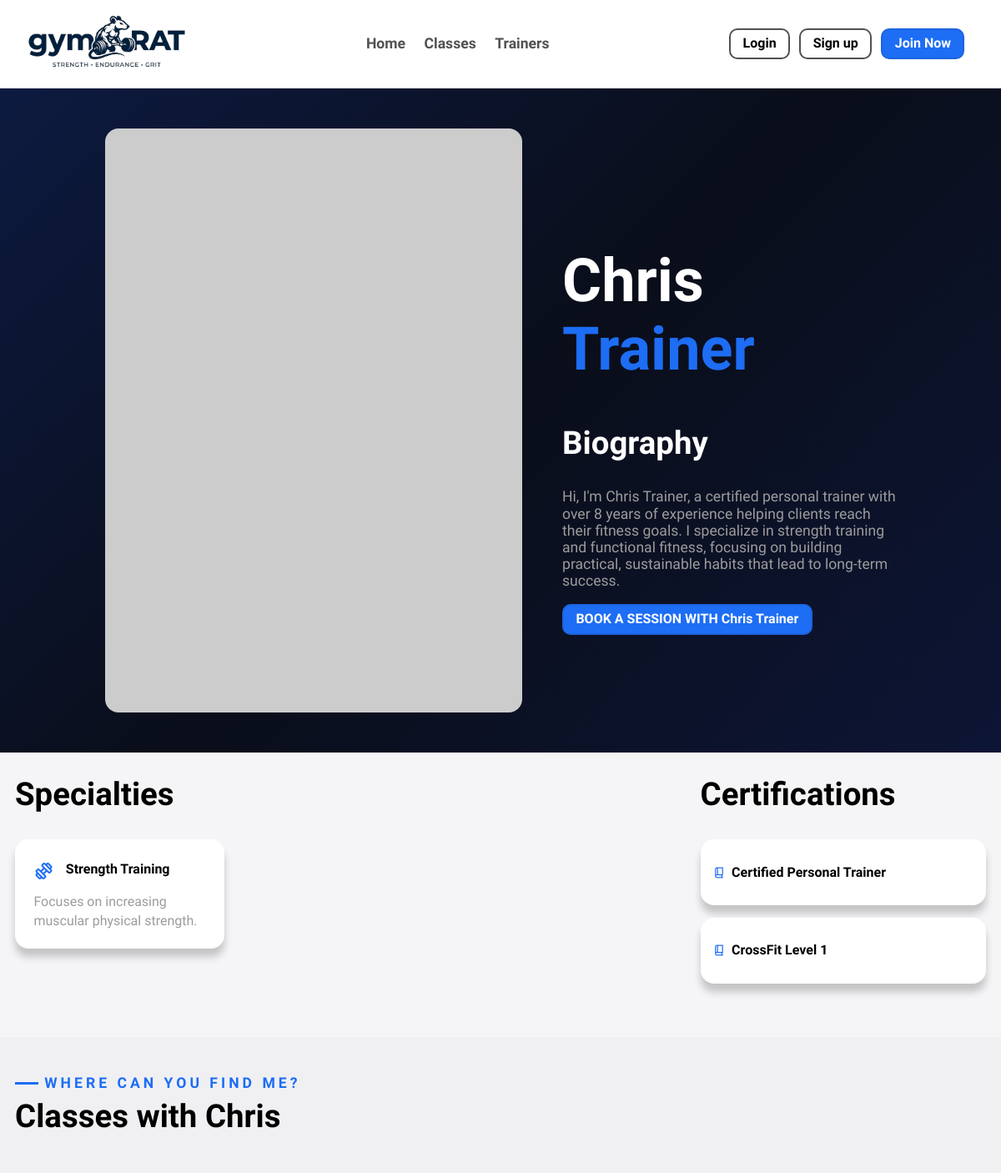
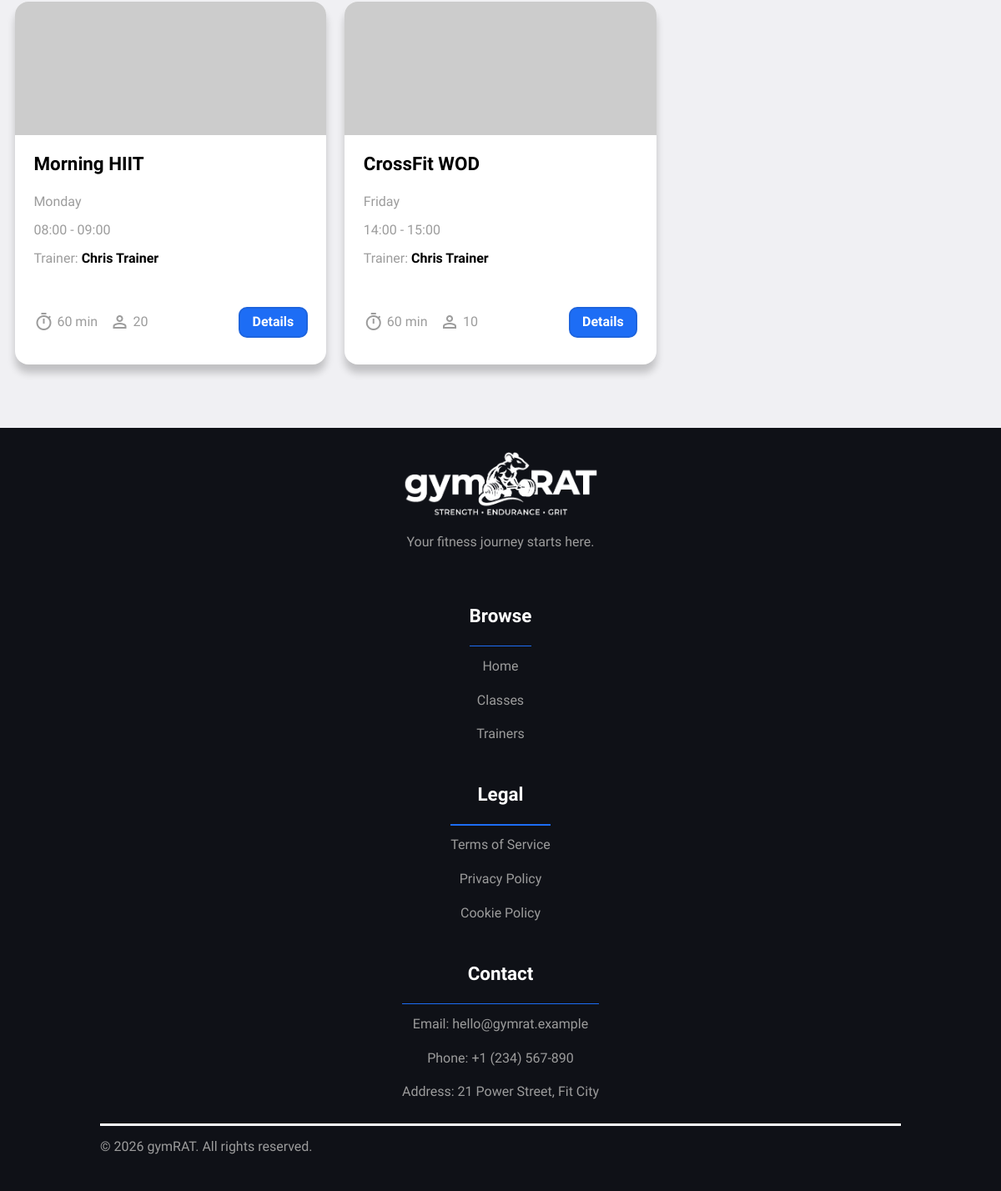
Screenshot of /pages/trainer.php?id=6 with the database file from the repository (2 pictures, top to bottom).
### tables this page shows
CREATE TABLE Certification (
    id INTEGER NOT NULL,
    name TEXT NOT NULL,

    CONSTRAINT PK_Certification PRIMARY KEY (id)
);

### pages/trainer.php (called while the page is built, shortened)
<?php
  require_once (__DIR__ . '/../templates/common.php');
  require_once (__DIR__ . '/../templates/trainer.php');
  require_once (__DIR__ . '/../templates/classes.php');
  $trainerId = $_GET['id'];
  $db = getDatabaseConnection();
  $trainer = Trainer::getTrainerById($db, intval($trainerId));
  drawTrainerPage($trainer);
?>

### database/authenticated_user.class.php (called while the page is built, shortened)
<?php
    class AuthenticatedUser {
        private string $firstName;
        private string $lastName;
        public function __construct(int $id, string $firstName, string $lastName, string $username, string $email, bool $isActive) {
            $this->firstName = $firstName;
            $this->lastName = $lastName;
        }
        public function getFirstName() : string {
            return $this->firstName;
        }
        public function getLastName() : string {
            return $this->lastName;
        }
    }
?>

### database/trainer.class.php (called while the page is built, shortened)
<?php
    require_once(__DIR__ . '/authenticated_user.class.php');
    class Trainer extends AuthenticatedUser {
        public function __construct(int $id, string $firstName, string $lastName, string $username, string $email, string $bio, array $certifications = [], array $specialitizations = [], array $classes = []) {
            $this->bio = $bio;
        }
        static function getTrainerById(PDO $db, int $trainerId) : Trainer {
            $stmt = $db->prepare('
                SELECT User.id, User.first_name, User.last_name, User.username, User.email, Trainer.bio
                FROM User
                JOIN Trainer ON User.id = Trainer.trainer_id
                WHERE User.is_active = 1 AND User.id = ?
            ');
            $stmt->execute([$trainerId]);
            $row = $stmt->fetch();
            $trainer = new Trainer(
                $row['id'],
                $row['first_name'],
                $row['last_name'],
                $row['username'],
                $row['email'],
                $row['bio']
            );
            $stmt = $db->prepare('
                SELECT Certification.name
                FROM TrainerCertification
                JOIN Certification ON TrainerCertification.certification_id = Certification.id
                WHERE TrainerCertification.trainer_id = ?
            ');
            $stmt->execute([$trainerId]);
            foreach ($stmt->fetchAll() as $row) {
                $trainer->certifications[] = [
                    'name' => $row['name']
                ];
            }
            $stmt = $db->prepare('
                SELECT Specialization.name, Specialization.description, Specialization.logo
                FROM TrainerSpecialization
                JOIN Specialization ON TrainerSpecialization.specialization_id = Specialization.id
                WHERE TrainerSpecialization.trainer_id = ?
            ');
            $stmt->execute([$trainerId]);
            foreach ($stmt->fetchAll() as $row) {
                $trainer->specialitizations[] = [
                    'name' => $row['name'],
                    'description' => $row['description'] ?? '',
                    'logo' => $row['logo'] ?? ''
                ];
            }
            $stmt = $db->prepare('
                SELECT ClassType.id
                FROM ClassType
                WHERE ClassType.trainer_id = ?
            ');
            $stmt->execute([$trainerId]);
            foreach ($stmt->fetchAll() as $row) {
                $trainer->classes[] = ClassType::getClassTypeById($db, $row['id']);
            }
            return $trainer;
        }
    }
?>

### templates/trainer.php (the view, shortened to what this page needs)
<?php
  require_once(__DIR__ . '/../database/trainer.class.php');
  require_once(__DIR__ . '/../database/authenticated_user.class.php');
?>
<?php function drawTrainerIntro(Trainer $trainer) { ?>
  <div id="trainer-profile" class="intro">
    <section class="container">
      <img src="https://picsum.photos/500/700" alt="Trainer">
      <div>
        <h1><?= $trainer->getFirstName() ?> <b><?= $trainer->getLastName() ?></b></h1>
        <h2>Biography</h2>
        <p><?= $trainer->bio ?></p>
        <a class="btn medium blue" href="#">BOOK A SESSION WITH <?= $trainer->getFirstName() ?> <?= $trainer->getLastName() ?></a>
      </div>
    </section>
  </div>
<?php } ?>
<?php function drawSpecialties(array $specialties) { ?>
  <ul>
    <?php foreach ($specialties as $specialty) { ?>
      <li class="card">
        <header>
          <span class="material-symbols-outlined"><?= $specialty['logo'] ?? 'exercise' ?></span>
          <h3><?= $specialty['name'] ?></h3>
        </header>
        <p><?= $specialty['description'] ?></p>
      </li>
    <?php } ?>
  </ul>
<?php } ?>
<?php function drawCertifications(array $certifications) { ?>
  <ul>
    <?php foreach ($certifications as $certification) { ?>
      <li class="card">
        <h3><?= $certification['name'] ?></h3>
      </li>
    <?php } ?>
  </ul>
<?php } ?>
<?php function drawTrainerInfoContainer(array $specialties, array $certifications) { ?>
  <div id="trainer-info">
    <div class="container">
      <article>
        <h2>Specialties</h2>
        <?php drawSpecialties($specialties) ?>
      </article>
      <article>
        <h2>Certifications</h2>
        <?php drawCertifications($certifications) ?>
      </article>
    </div>
  </div>
<?php } ?>
<?php function drawTrainerClassesContainer(string $firstname, array $classes) { ?>
  <div>
    <section class="container">
      <p class="detail">WHERE CAN YOU FIND ME?</p>
      <h2>Classes with <?= $firstname ?></h2>
    </section>
  </div>
<?php } ?>
<?php function drawTrainerPage(Trainer $trainer) {
  drawTrainerIntro($trainer);
  drawTrainerInfoContainer($trainer->specialitizations, $trainer->certifications);
  drawTrainerClassesContainer($trainer->getFirstName(), $trainer->classes);
} ?>

### rows the page displays
certification: name "Certified Personal Trainer"
certification: name "CrossFit Level 1"

### other values shown
$trainer->getFirstName() "Chris"
$trainer->getLastName() "Trainer"
$specialty['name'] "Strength Training"
$specialty['description'] "Focuses on increasing muscular physical strength."
$firstname "Chris"
$class->name "Morning HIIT"
$class->weekday "Monday"
$class->startTime "08:00"
$class->endTime "09:00"
$class->trainerName "Chris Trainer"
$enrollment "20"
$class->name "CrossFit WOD"
$class->weekday "Friday"
$class->startTime "14:00"
$class->endTime "15:00"
